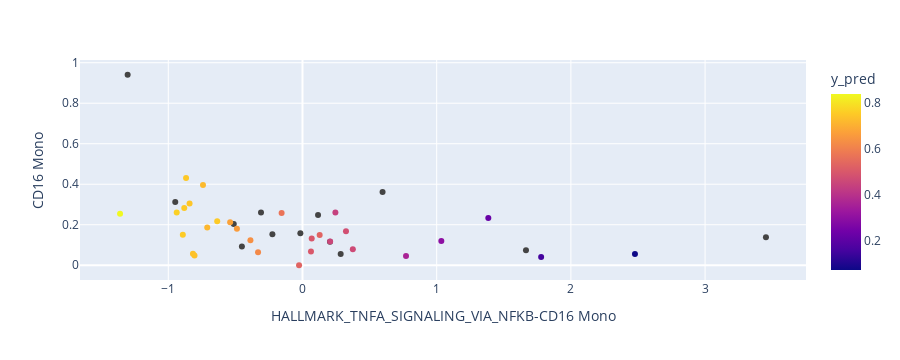

This figure's notebook cell:
### Code cell
try:
    plot_df = X.copy()
    plot_df["y_pred"] = y_train_proba
    plot_df["y_true"] = y
    # featurs = single_pathway, "HALLMARK_INFLAMMATORY_RESPONSE-CD16 Mono", # "HALLMARK_APICAL_JUNCTION-CD16 Mono",
    fig = px.scatter(plot_df.reset_index(), x=single_pathway,
                     y= "CD16 Mono", 
                     color="y_pred",
                     # size='petal_length',
                     hover_data=['patient', "y_pred", "B", "y_true"]
                    )
    fig.show()
except ValueError:
    pass

### Figure 1 — Plotly figure (JSON) as saved in the notebook; plotly's stock layout.template omitted (floating-point values rounded to 4 significant figures; data arrays with more than 128 entries replaced by an {"elided": "..."} marker saying what was removed)
{"data": [{"customdata": {"elided": "42x4 mixed values"}, "hovertemplate": "HALLMARK_TNFA_SIGNALING_VIA_NFKB-CD16 Mono=%{x}<br>CD16 Mono=%{y}<br>patient=%{customdata[0]}<br>y_pred=%{marker.color}<br>B=%{customdata[2]}<br>y_true=%{customdata[3]}<extra></extra>", "legendgroup": "", "marker": {"color": [0.3609, 0.4772, 0.5317, null, 0.7534, 0.1555, 0.8396, null, null, 0.5017, 0.6623, null, 0.57, null, 0.737, 0.7554, 0.4402, null, null, null, 0.4633, 0.2246, null, 0.6359, 0.6205, 0.7158, 0.7647, 0.4999, 0.7395, 0.7532, 0.7449, null, null, 0.4538, null, 0.07296, 0.723, 0.5302, 0.7504, null, 0.2986, 0.675], "coloraxis": "coloraxis", "symbol": "circle"}, "mode": "markers", "name": "", "orientation": "v", "showlegend": false, "type": "scatter", "x": [0.7714, 0.3241, 0.128, 0.5967, -0.6355, 1.778, -1.359, -0.3091, -0.5122, 0.0632, -0.4886, 0.2047, -0.1555, -0.4515, -0.8047, -0.8916, 0.2453, -0.2242, 3.453, 1.665, 0.3751, 1.385, 0.2846, -0.388, -0.3312, -0.7097, -0.9373, 0.06872, -0.8162, -0.881, -0.8414, -0.9481, -0.01585, 0.2059, 0.1159, 2.477, -0.7414, -0.02563, -0.8675, -1.303, 1.035, -0.539], "xaxis": "x", "y": [0.04625, 0.1674, 0.1493, 0.3611, 0.2177, 0.04074, 0.254, 0.2605, 0.2034, 0.06792, 0.1801, 0.1166, 0.2585, 0.09244, 0.04815, 0.1505, 0.2604, 0.1528, 0.1386, 0.07416, 0.07843, 0.2333, 0.05606, 0.1237, 0.06436, 0.1868, 0.2608, 0.1327, 0.05714, 0.2831, 0.3044, 0.3119, 0.1575, 0.1175, 0.2478, 0.05531, 0.3957, 0, 0.4312, 0.9406, 0.1202, 0.2119], "yaxis": "y"}], "layout": {"coloraxis": {"colorbar": {"title": {"text": "y_pred"}}, "colorscale": [[0, "#0d0887"], [0.1111, "#46039f"], [0.2222, "#7201a8"], [0.3333, "#9c179e"], [0.4444, "#bd3786"], [0.5556, "#d8576b"], [0.6667, "#ed7953"], [0.7778, "#fb9f3a"], [0.8889, "#fdca26"], [1, "#f0f921"]]}, "height": 360, "legend": {"tracegroupgap": 0}, "margin": {"t": 60}, "xaxis": {"anchor": "y", "autorange": true, "domain": [0, 1], "range": [-1.67, 3.764], "title": {"text": "HALLMARK_TNFA_SIGNALING_VIA_NFKB-CD16 Mono"}, "type": "linear"}, "yaxis": {"anchor": "x", "autorange": true, "domain": [0, 1], "range": [-0.07283, 1.013], "title": {"text": "CD16 Mono"}, "type": "linear"}}}
